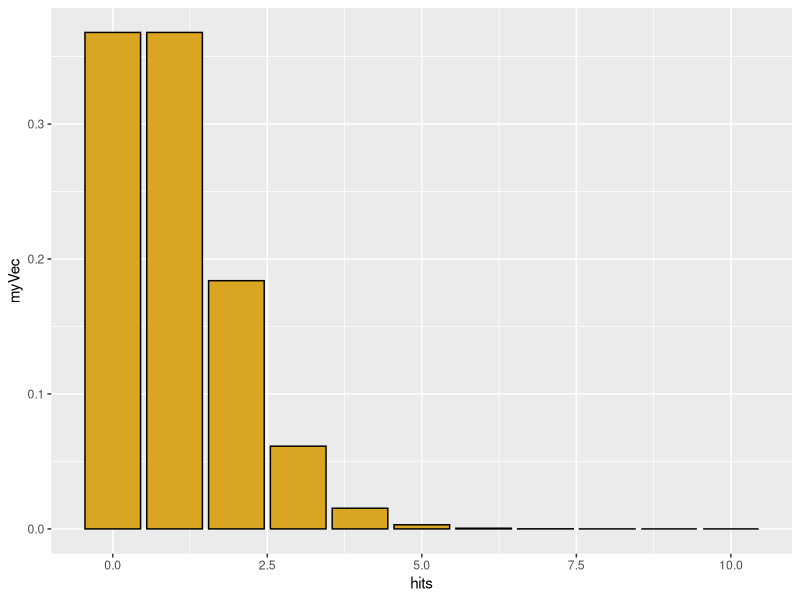
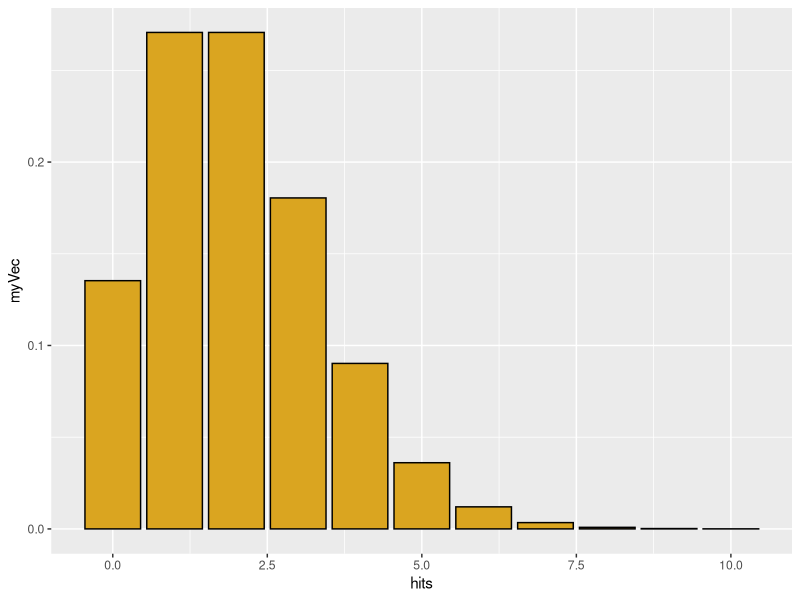
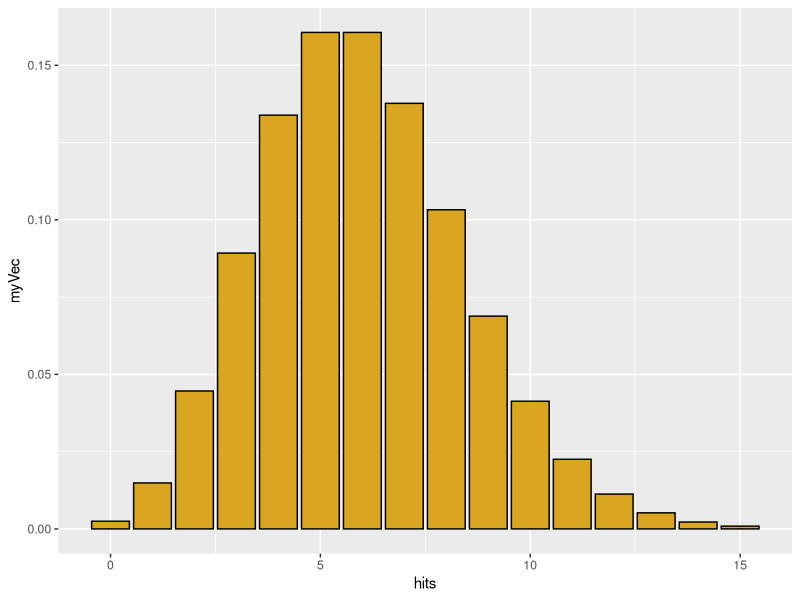
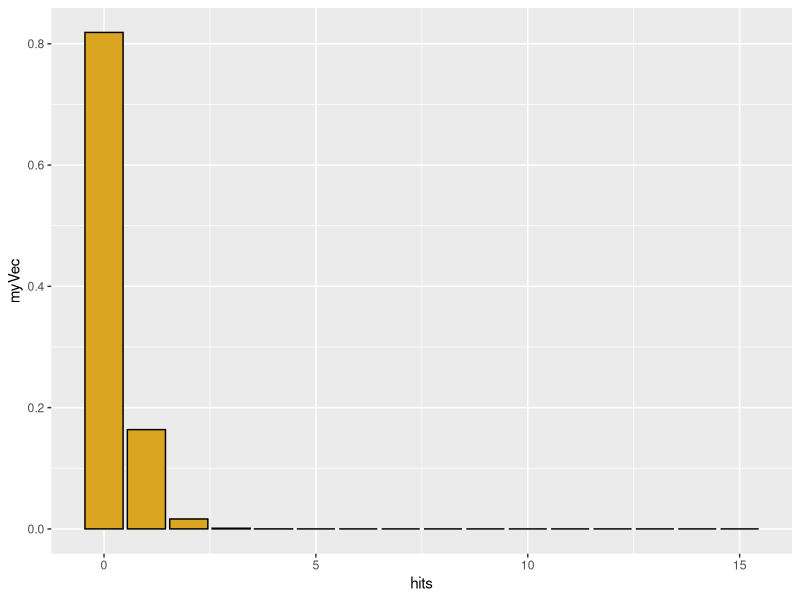
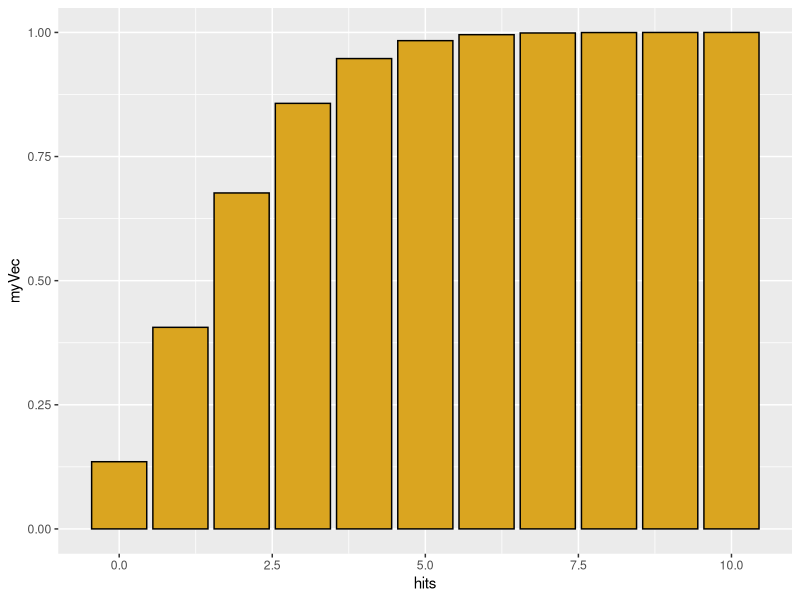
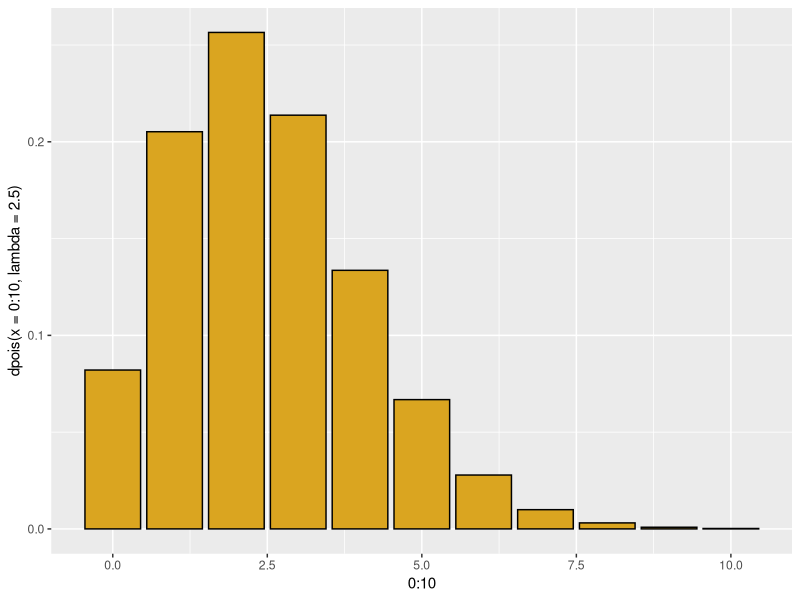
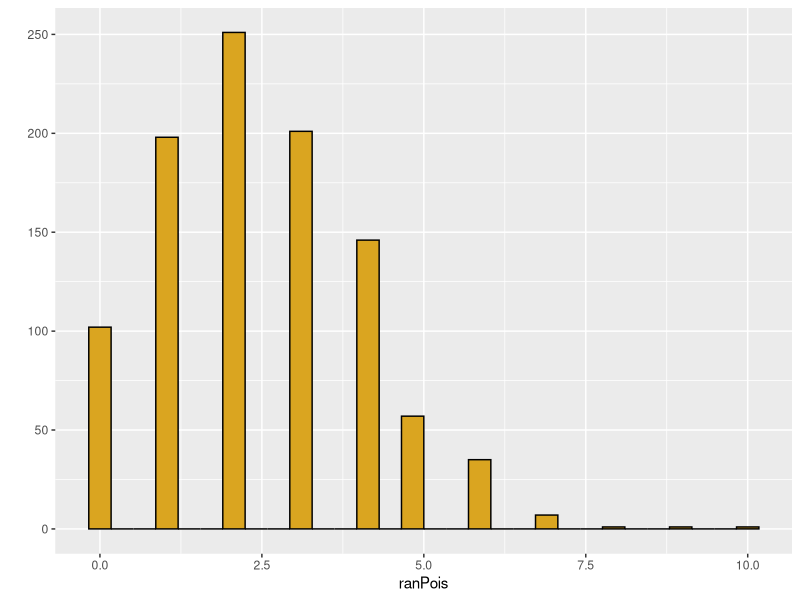
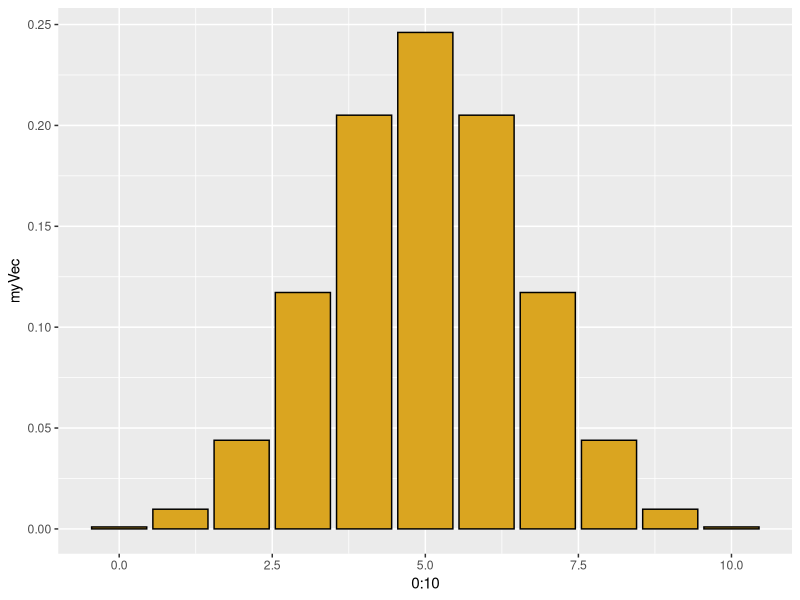

Reproduce these figures in R, in order.
## ---- chunk 1
knitr::opts_chunk$set(eval = FALSE)
## ---- chunk 2
library(ggplot2)
library(MASS)
#-------------------------------------------------
# Poisson distribution
# Discrete X >= 0
# Random events with a constant rate lambda
# (observations per time or per unit area)
# Parameter lambda > 0

# "d" function generates probability density
hits <- 0:10
myVec <- dpois(x=hits,lambda=1)
qplot(x=hits,y=myVec,geom="col",color=I("black"),fill=I("goldenrod"))

myVec <- dpois(x=hits,lambda=2)
qplot(x=hits,y=myVec,geom="col",color=I("black"),fill=I("goldenrod"))

hits <- 0:15
myVec <- dpois(x=hits,lambda=6)
qplot(x=hits,y=myVec,geom="col",color=I("black"),fill=I("goldenrod"))


hits <- 0:15
myVec <- dpois(x=hits,lambda=0.2)
qplot(x=hits,y=myVec,geom="col",color=I("black"),fill=I("goldenrod"))

sum(myVec)  # sum of density function = 1.0 (total area under curve)

# for a Poisson distribution with lambda=2, 
# what is the probability that a single draw will yield X=0?

dpois(x=0,lambda=2)

# "p" function generates cumulative probability density; gives the 
# "lower tail" cumulative area of the distribution

hits <- 0:10
myVec <- ppois(q=hits,lambda=2)
qplot(x=hits,y=myVec,geom="col",color=I("black"),fill=I("goldenrod"))


# for a Poisson distribution with lambda=2, 
# what is the probability that a single random draw will yield X <= 1?

ppois(q=1, lambda=2)


# We could also get this through dpois
p1 <- dpois(x=0,lambda=2)
p1
p2 <- dpois(x=1,lambda=2)
p2
p1 + p2


# The q function is the inverse of p
# What is the number of hits corresponding to 50% of the probability mass
qpois(p=0.5,lambda=2.5)
qplot(x=0:10,y=dpois(x=0:10,lambda=2.5),geom="col",color=I("black"),fill=I("goldenrod"))

# but distribution is discrete, so this is not exact
ppois(q=2,lambda=2.5)

# finally, we can simulate individual values from a poisson
ranPois <- rpois(n=1000,lambda=2.5)
qplot(x=ranPois,color=I("black"),fill=I("goldenrod"))


# for real or simulated data, we can use the quantile
# function to find the empirical  95% confidence interval on the data

quantile(x=ranPois,probs=c(0.025,0.975))
## ---- chunk 3
#-------------------------------------------------
# Binomial distribution
# p = probability of a dichotomous outcome
# size = number of trials
# x = possible outcomes
# outcome x is bounded between 0 and number of trials

# use "d" binom for density function
hits <- 0:10
myVec <- dbinom(x=hits,size=10,prob=0.5)
qplot(x=0:10,y=myVec,geom="col",color=I("black"),fill=I("goldenrod"))

# what is probability of getting 5 heads out of 10 tosses?
dbinom(x=5,size=10,prob=0.5)

# of course, the coin can be a biased one
myVec <- dbinom(x=hits,size=10,prob=0.95)
qplot(x=0:10,y=myVec,geom="col",color=I("black"),fill=I("goldenrod"))

# use "p" binom for cumulative distribution


# what is the probability of getting 5 
# or fewer heads out of 10 tosses?
pbinom(q=5,size=10,prob=0.5)

# symmetry requires odd number of tosses
pbinom(q=4,size=9,prob=0.5)



# what is a 95% confidence interval for 100 trials 
# of a coin with p = 0.7 for heads?
qbinom(p=c(0.025,0.975),size=100,prob=0.7)

# and how does this compare to the interval for an actual simlation of 50 tosses of 100 coins?

myCoins <- rbinom(n=50,size=100,prob=0.5)
qplot(x=myCoins,color=I("black"),fill=I("goldenrod"))
quantile(x=myCoins,probs=c(0.025,0.975))

## ---- chunk 4
#-------------------------------------------------
# negative binomial: number of failures (values of MyVec)
# in a series of (Bernouli) with p=probability of success 
# before a target number of successes (= size)
# generates a discrete distribution that is more 
# heterogeneous ("overdispersed") than Poisson
hits <- 0:40
myVec <- dnbinom(x=hits, size=5, prob=0.5)
qplot(x=hits,y=myVec,geom="col",color=I("black"),fill=I("goldenrod"))

# geometric series is a special case where N= 1 success
# each bar is a constant fraction 1 - "prob" of the bar before it
myVec <- dnbinom(x=hits, size=1, prob=0.1)
qplot(x=hits,y=myVec,geom="col",color=I("black"),fill=I("goldenrod"))


# alternatively specify mean = mu of distribution and size, 
# the dispersion parameter (small is more dispersed)
# this gives us a poisson with a lambda value that varies
# the dispersion parameter is the shape parameter in the gamma
# as it increases, the distribution has a smaller variance
# just simulate it directly

nbiRan <- rnbinom(n=1000,size=10,mu=5)
qplot(nbiRan,color=I("black"),fill=I("goldenrod"))

nbiRan <- rnbinom(n=1000,size=0.1,mu=5)
qplot(nbiRan,color=I("black"),fill=I("goldenrod"))
